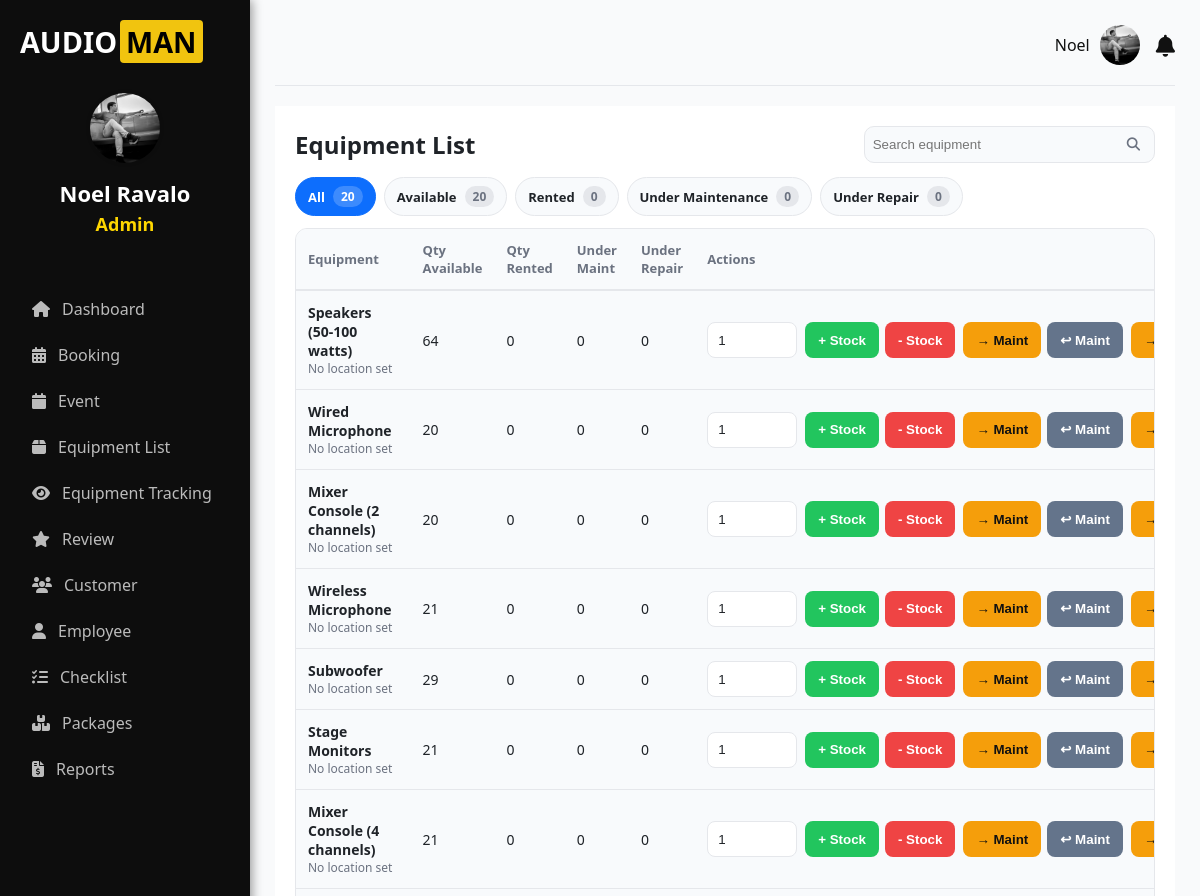
The app's page /accounts/equipment/ (signed in, upper part), older data.
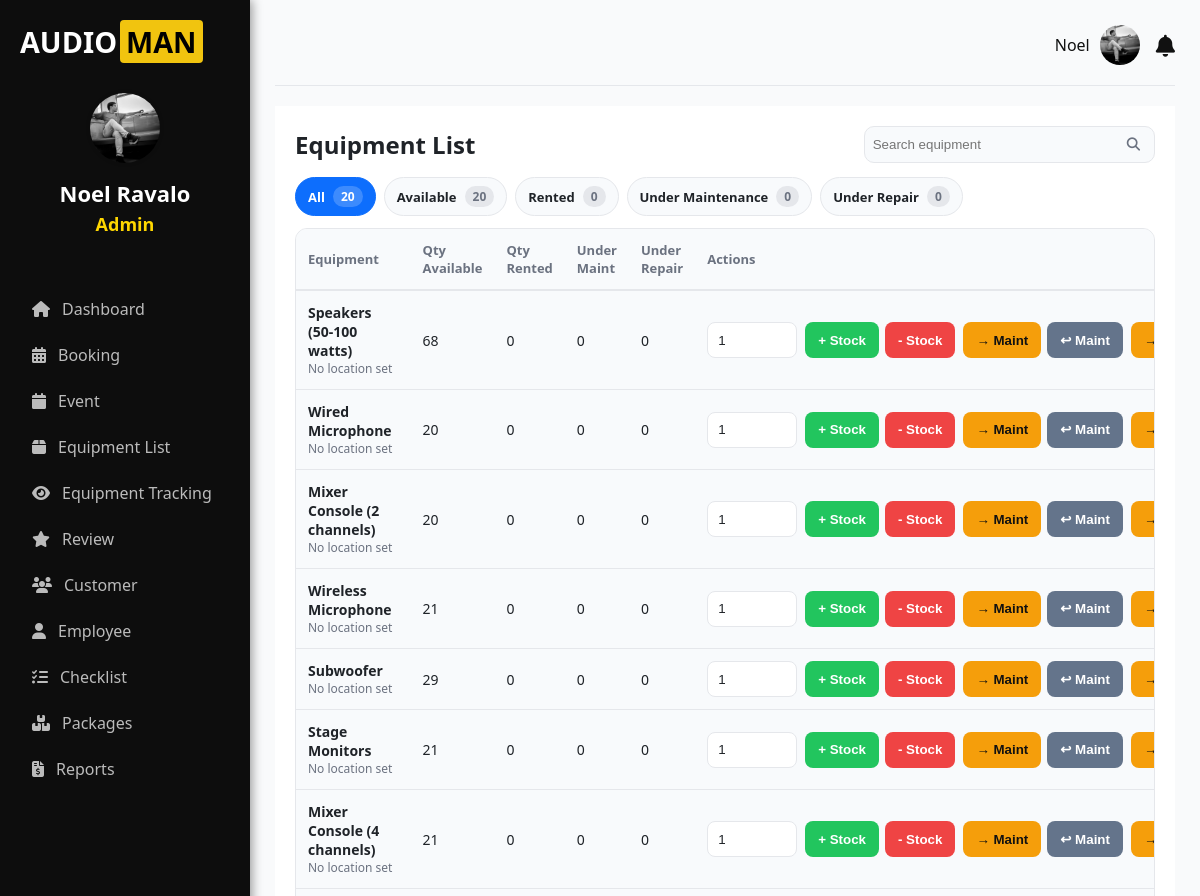
The same page, newer data.
### accounts/models.py (models this page shows, shortened)
class Equipment(models.Model):
    name = models.CharField(max_length=200)
    quantity_available = models.IntegerField(default=0)
    quantity_rented = models.IntegerField(default=0)
    qty_maintenance = models.PositiveIntegerField(default=0)
    qty_repair = models.PositiveIntegerField(default=0)
    condition = models.CharField(
        max_length=100,
        choices=[
            ('Good', 'Good'),
            ('Needs Repair', 'Needs Repair'),
            ('Excellent', 'Excellent'),
        ],
        default='Good'
    )
    status = models.CharField(
        max_length=50,
        choices=[
            ('Available', 'Available'),
            ('Rented', 'Rented'),
            ('Under Maintenance', 'Under Maintenance'),
            ('Under Repair', 'Under Repair'),   # 🔥 Added
            ('Decommissioned', 'Decommissioned'),  # optional
        ],
        default='Available'
    )
    last_checked_out_date = models.DateField(null=True, blank=True)
    current_location = models.CharField(max_length=255, blank=True, null=True)
    last_updated = models.DateTimeField(auto_now=True)  # 🔥 New field

### accounts/views.py (the view)
    def wrapper(request, *args, **kwargs):
        if not request.user.is_authenticated:
            print("User is not authenticated.")  # Debugging line
            return redirect("login")
        if not request.user.is_staff and not request.user.is_superuser:
            print(f"User {request.user.username} does not have admin privileges.")  # Debugging line
            raise PermissionDenied  # User is denied access
        return view_func(request, *args, **kwargs)

### accounts/context_processors.py (called while the page is built)
def notifications_context(request):
    if request.user.is_authenticated:
        notifications = Notification.objects.filter(user=request.user).order_by('-created_at')
        unread_count = notifications.filter(is_read=False).count()
        return {
            'notifications': notifications,
            'notifications_unread_count': unread_count
        }
    return {}

def global_notifications(request):
    if request.user.is_authenticated:
        notifications = Booking.objects.filter(status="Pending")
    else:
        notifications = []
    return {
        'notifications': notifications
    }

def user_notifications(request):
    if request.user.is_authenticated:
        notifications_qs = Notification.objects.filter(user=request.user).order_by('-created_at')
        notifications_unread_count = notifications_qs.filter(is_read=False).count()
        latest_notifications = notifications_qs[:5]
        return {
            'notifications': latest_notifications,
            'notifications_unread_count': notifications_unread_count,
        }
    return {
        'notifications': [],
        'notifications_unread_count': 0,
    }

### accounts/templates/client/equipment.html (shortened to what this page needs)
{% extends 'client-base.html' %}
{% block content %}
<div class="inventory-container">
  <div class="inventory-header">
    <div class="header-top">
      <h1>Equipment List</h1>
      <form method="get" class="search-box" action="">
        <input type="text" name="q" value="{{ request.GET.q }}" placeholder="Search equipment">
        <button type="submit" aria-label="Search"><i class="fa fa-search"></i></button>
      </form>
    </div>
    <div class="filter-tabs">
      <a href="?show=all" class="tab {% if show == 'all' %}active{% endif %}">All <span class="badge">{{ counts.all }}</span></a>
      <a href="?show=available" class="tab {% if show == 'available' %}active{% endif %}">Available <span class="badge">{{ counts.available }}</span></a>
      <a href="?show=rented" class="tab {% if show == 'rented' %}active{% endif %}">Rented <span class="badge">{{ counts.rented }}</span></a>
      <a href="?show=maintenance" class="tab {% if show == 'maintenance' %}active{% endif %}">Under Maintenance <span class="badge">{{ counts.maintenance }}</span></a>
      <a href="?show=repair" class="tab {% if show == 'repair' %}active{% endif %}">Under Repair <span class="badge">{{ counts.repair }}</span></a>
    </div>
  </div>
  <div class="table-wrap">
    <table class="inventory-table">
      <thead>
        <tr>
          <th>Equipment</th>
          <th>Qty Available</th>
          <th>Qty Rented</th>
          <th>Under Maint</th>
          <th>Under Repair</th>
          <th style="min-width: 250px">Actions</th>
        </tr>
      </thead>
      <tbody>
        {% for equipment in equipment_list %}
        <tr>
          <td>
            <div class="eq-name">
              <span class="eq-title">{{ equipment.name }}</span>
              <span class="eq-sub">{{ equipment.current_location|default:"No location set" }}</span>
            </div>
          </td>
          <td>{{ equipment.quantity_available }}</td>
          <td>{{ equipment.quantity_rented }}</td>
          <td>{{ equipment.qty_maintenance }}</td>
          <td>{{ equipment.qty_repair }}</td>
          <td>
            <form method="POST" class="inventory-form" action="{% url 'update_inventory' equipment.id %}">
              <div class="actions-row">
                <input type="number" name="qty" min="1" value="1" class="qty-input">
                <div class="btn-group">
                  <button type="submit" name="action" value="add_stock" class="btn success">+ Stock</button>
                  <button type="submit" name="action" value="subtract_stock" class="btn danger">- Stock</button>
                </div>
                <div class="btn-group">
                  <button type="submit" name="action" value="to_maintenance" class="btn warn">→ Maint</button>
                  <button type="submit" name="action" value="back_from_maintenance" class="btn soft">↩ Maint</button>
                </div>
                <div class="btn-group">
                  <button type="submit" name="action" value="to_repair" class="btn warn">→ Repair</button>
                </div>
              </div>
            </form>
          </td>
        </tr>
        {% empty %}
        <tr><td colspan="7">No equipment available.</td></tr>
        {% endfor %}
      </tbody>
    </table>
  </div>
</div>
{% endblock %}

Row changes from the older to the newer data that the page shows:
changed Equipment "Speakers (50-100 watts)": quantity_available "64" → "68"
